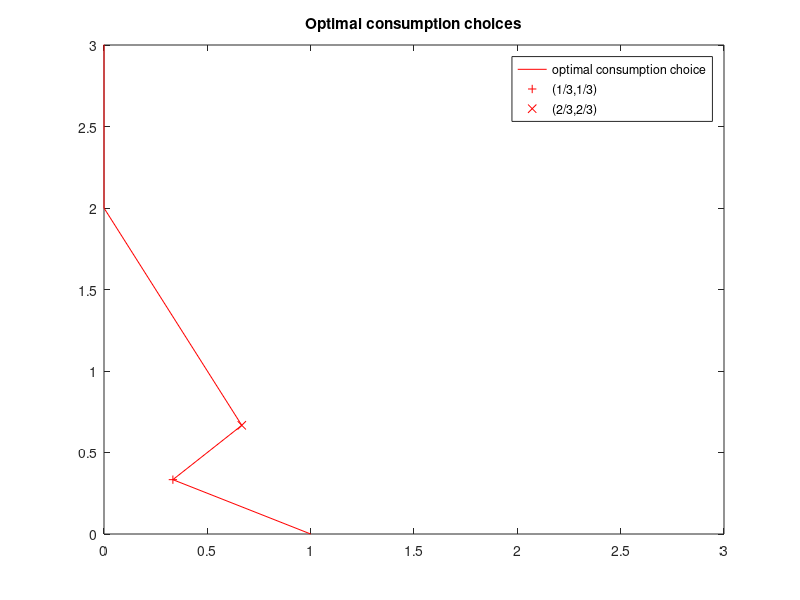
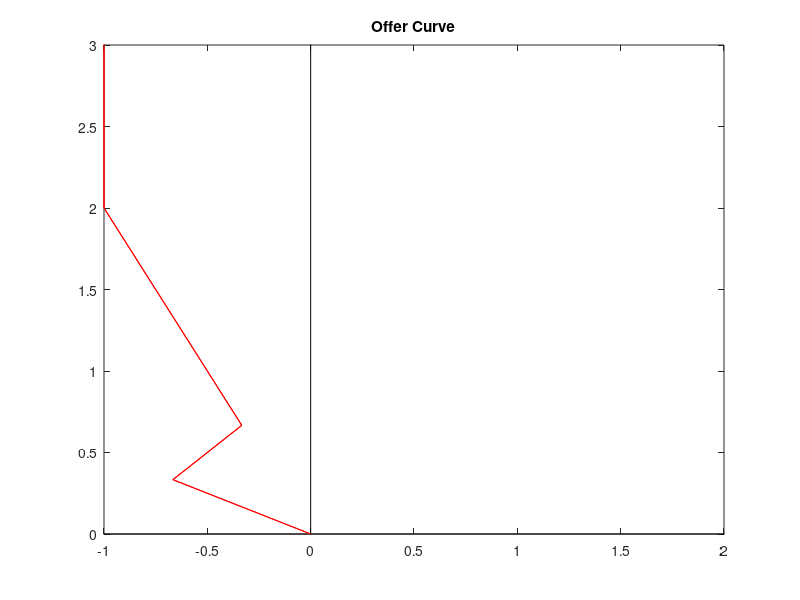
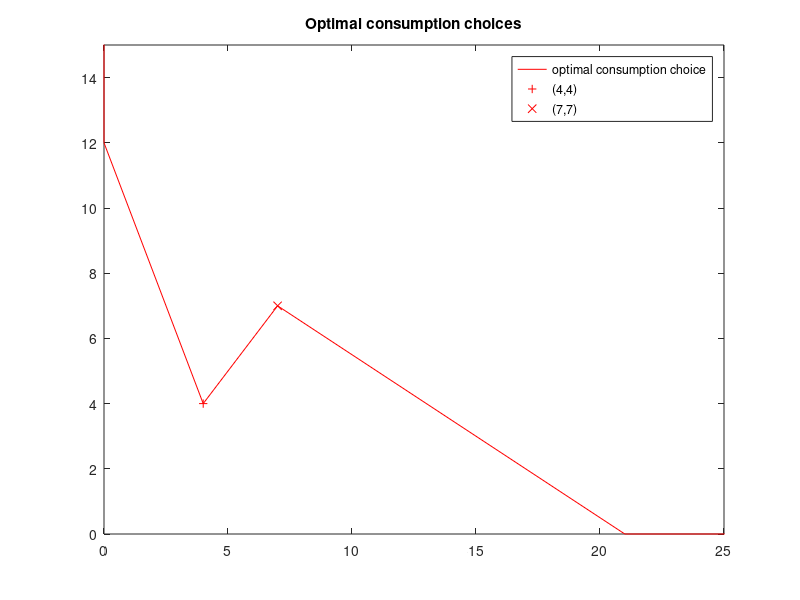
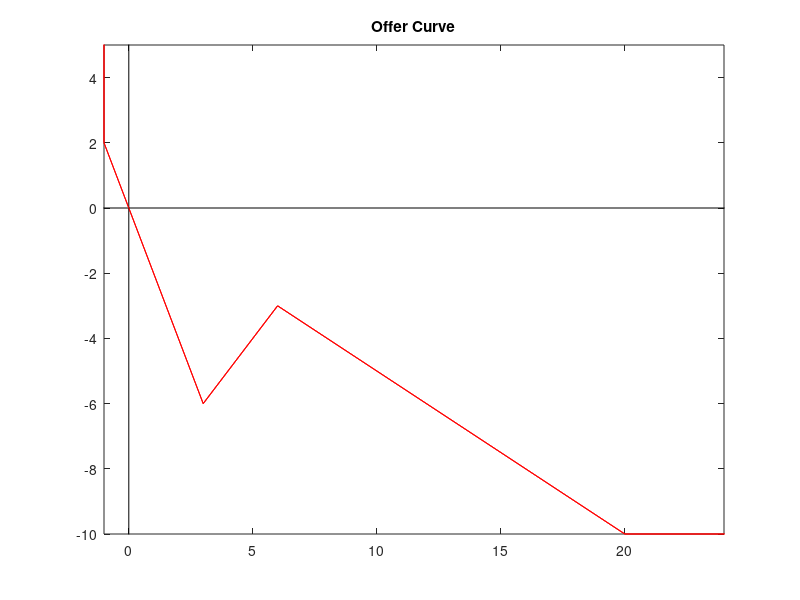

MATLAB code for these plots, in order:
mkdir('pings')
clear; close all; clc
grid = 0:0.01:10;
figure
plot([1 (1/3) (2/3) 0 0],[0 (1/3) (2/3) 2 100],'r')
hold on
plot(1/3,1/3,'r+')
plot(2/3,2/3,'rx')
hold off
xlim([0 3])
ylim([0 3])
set(gcf,'Color',[1 1 1])
title('Optimal consumption choices')
legend('optimal consumption choice','(1/3,1/3)','(2/3,2/3)')
cd('pings')
saveas(gcf,'indiff2.png')
cd('..')
figure
plot([1 (1/3) (2/3) 0 0]-1,[0 (1/3) (2/3) 2 100],'r')
hold on
plot([-10 10],[0 0],'k')
plot([0 0],[-10 10],'k')
plot([1 (1/3) (2/3) 0 0]-1,[0 (1/3) (2/3) 2 100],'r')
hold off
xlim([0 3]-1)
ylim([0 3])
set(gcf,'Color',[1 1 1])
title('Offer Curve')
cd('pings')
saveas(gcf,'off2.png')
cd('..')

figure
plot([0 0 4 7 21 100],[100 12 4 7 0 0],'r')
hold on
plot(4,4,'r+')
plot(7,7,'rx')
hold off
xlim([0 25])
ylim([0 15])
set(gcf,'Color',[1 1 1])
title('Optimal consumption choices')
legend('optimal consumption choice','(4,4)','(7,7)')
cd('pings')
saveas(gcf,'indiff3.png')
cd('..')
figure
plot([0 0 4 7 21 100] - 1,[100 12 4 7 0 0] - 10,'r')
hold on
plot([-100 100],[0 0],'k')
plot([0 0],[-100 100],'k')
plot([0 0 4 7 21 100] - 1,[100 12 4 7 0 0] - 10,'r')
hold off
xlim([0 25] - 1)
ylim([0 15] - 10)
set(gcf,'Color',[1 1 1])
title('Offer Curve')
cd('pings')
saveas(gcf,'off3.png')
cd('..')